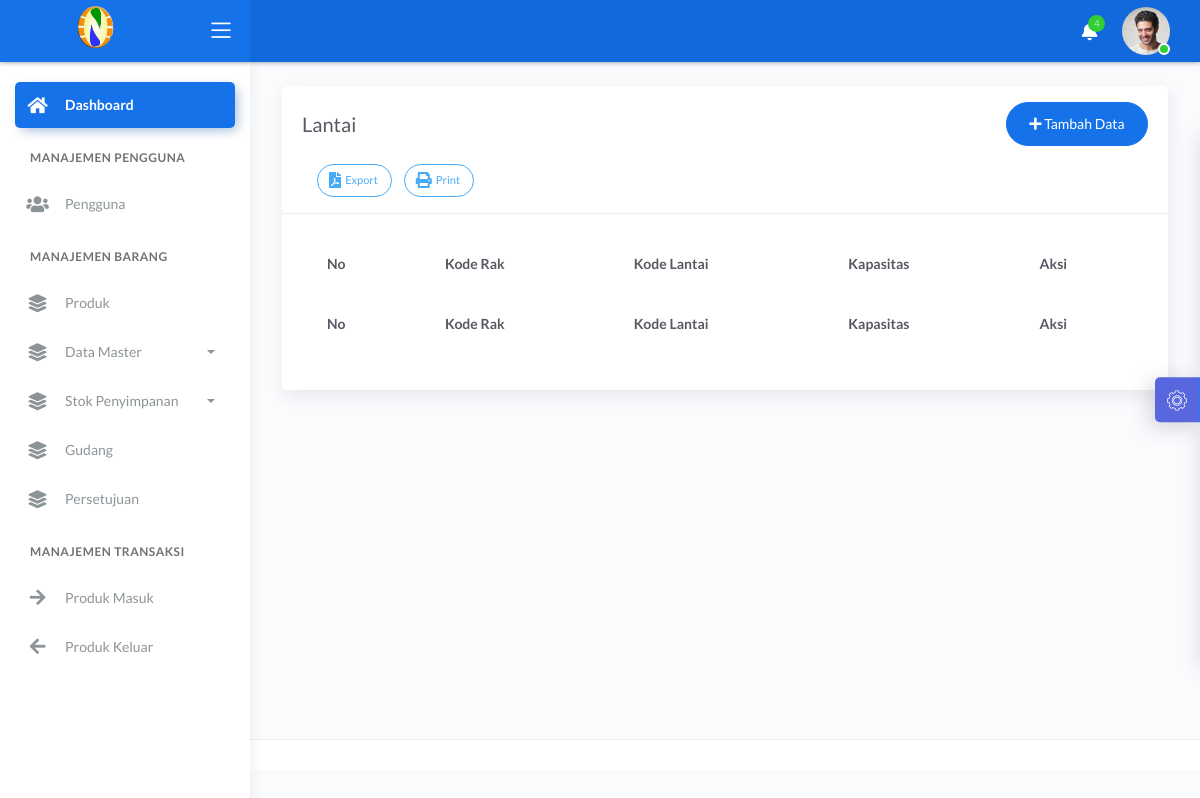
/index.php/lantai, run on an earlier commit of the app's database.
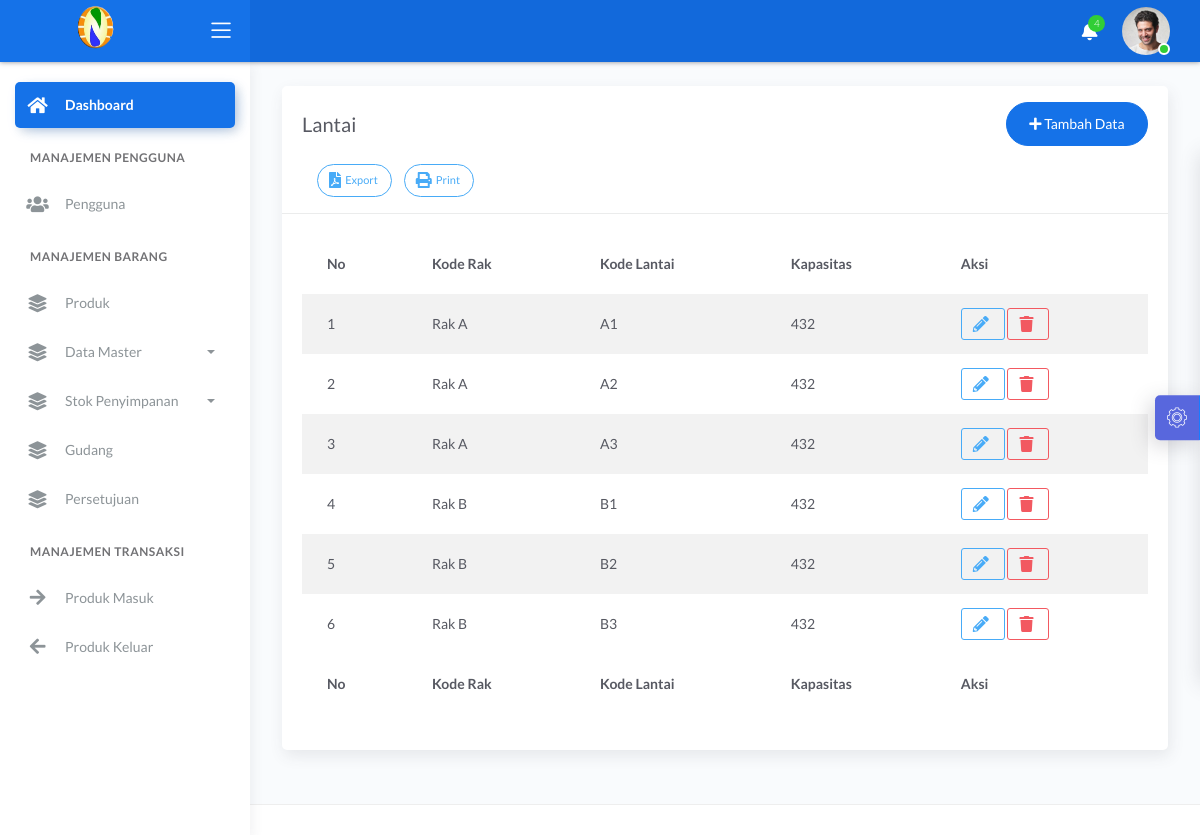
And on a later commit of the database.
### tables this page shows
CREATE TABLE `tb_lantai` (
  `id_lantai` int(11) NOT NULL,
  `id_rak` int(11) NOT NULL,
  `kode_lantai` varchar(20) NOT NULL,
  `no_urut` int(11) NOT NULL,
  `kapasitas_lantai` int(11) NOT NULL
);

CREATE TABLE `tb_rak` (
  `id_rak` int(11) NOT NULL,
  `kode_rak` varchar(30) NOT NULL,
  `kapasitas` int(20) NOT NULL
);

### application/controllers/Lantai.php (called while the page is built, shortened)
<?php
class Lantai extends CI_Controller
{
    public function __construct()
    {
        $this->load->model('M_lantai');
        $this->load->model('M_rak');
    }
    public function index()
    {
        $data['title'] = 'Lantai';
        $data['lantai'] = $this->M_lantai->tampil();
        $data['rak'] = $this->M_rak->tampil();
        $this->load->view('Template/header',$data);
        $this->load->view('Template/topbar');
        $this->load->view('Template/sidebar');
        $this->load->view('Lantai/index', $data);
        $this->load->view('Template/footer');
    }
}

### index.php (called while the page is built, shortened)
<?php
require_once BASEPATH.'core/CodeIgniter.php';

### application/models/M_lantai.php (called while the page is built, shortened)
<?php
class M_lantai extends CI_Model
{
    public function tampil()
    {
        $this->db->select('*');
        $this->db->from('tb_lantai l');
        $this->db->join('tb_rak r', 'r.id_rak = l.id_rak');
        return $this->db->get()->result_array();
    }
}

### application/views/Lantai/index.php (the view, shortened to what the changed rows need)
<div class="content">
    <div class="page-inner">
        <div class="row">
            <div class="col-md-12">
                <div class="card">
                    <div class="card-body">
                        <div class="table-responsive">
                            <table id="multi-filter-select" class="display table table-striped table-hover">
                                <thead>
                                    <tr>
                                        <th>No</th>
                                        <th>Kode Rak</th>
                                        <th>Kode Lantai</th>
                                        <th>Kapasitas</th>
                                        <th>Aksi</th>
                                    </tr>
                                </thead>
                                <tfoot>
                                    <tr>
                                        <th>No</th>
                                        <th>Kode Rak</th>
                                        <th>Kode Lantai</th>
                                        <th>Kapasitas</th>
                                        <th>Aksi</th>
                                    </tr>
                                </tfoot>
                                <tbody>
                                    <?php
                                    $no = 1;
                                    foreach ($lantai as $key => $value) { ?>
                                        <tr>
                                            <td><?= $no++; ?></td>
                                            <td><?= $value['kode_rak']; ?></td>
                                            <td><?= $value['kode_lantai']; ?></td>
                                            <td><?= number_format($value['kapasitas_lantai'], 0, ',', '.'); ?></td>
                                            <td>
                                                <button data-toggle="modal" data-target="#lantaiModal_edit" onclick="edit(<?= $value['id_lantai'] ?>)" class="btn btn-info btn-border btn-sm">
                                                    <span class="btn-label">
                                                    </span>
                                                </button>
                                                <button onclick="Hapus(<?= $value['id_lantai'] ?>)" class="btn btn-danger btn-border btn-sm">
                                                    <span class="btn-label">
                                                    </span>
                                                </button>
                                            </td>
                                        </tr>
                                    <?php
                                    }
                                    ?>
                                </tbody>
                            </table>
                        </div>
                    </div>
                </div>
            </div>
        </div>
    </div>
</div>

What changed in the data, as far as the page shows it:
added tb_lantai: id_rak.kode_rak "Rak A", kode_lantai "A1", kapasitas_lantai "432"
added tb_lantai: id_rak.kode_rak "Rak A", kode_lantai "A2", kapasitas_lantai "432"
added tb_lantai: id_rak.kode_rak "Rak A", kode_lantai "A3", kapasitas_lantai "432"
added tb_lantai: id_rak.kode_rak "Rak B", kode_lantai "B1", kapasitas_lantai "432"
added tb_lantai: id_rak.kode_rak "Rak B", kode_lantai "B2", kapasitas_lantai "432"
added tb_lantai: id_rak.kode_rak "Rak B", kode_lantai "B3", kapasitas_lantai "432"
